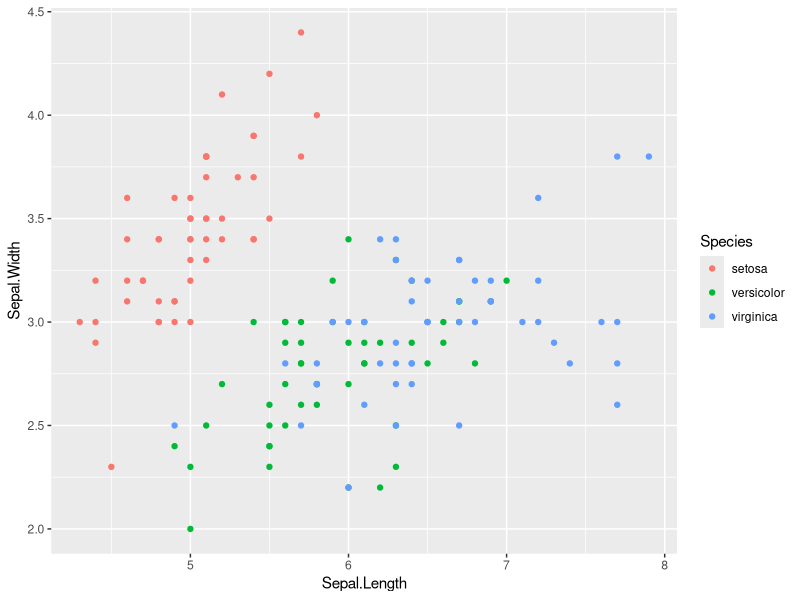
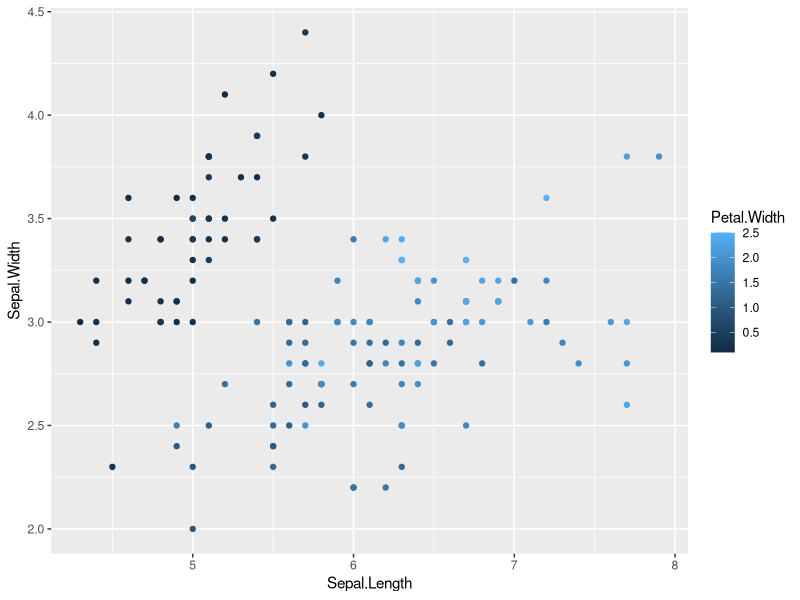

Write the R code that produced these figures, in order.
## ---- chunk 1
#| message: false
library(ggplot2)
## ---- chunk 2
#| echo: fenced
#| label: tbl-iris
#| tbl-cap: Head of iris dataframe
head(iris) |> knitr::kable()
## ---- chunk 3
#| echo: fenced
#| label: fig-iris
#| fig-cap: A figure of the iris dataframe

ggplot(iris, aes(x = Sepal.Length, y = Sepal.Width, color = Species)) +
  geom_point()
## ---- chunk 4
#| echo: fenced

ggplot(iris, aes(x = Sepal.Length, y = Sepal.Width, color = Petal.Width)) +
  geom_point()
## ---- chunk 5
#| echo: fenced
tail(iris) |> knitr::kable()
